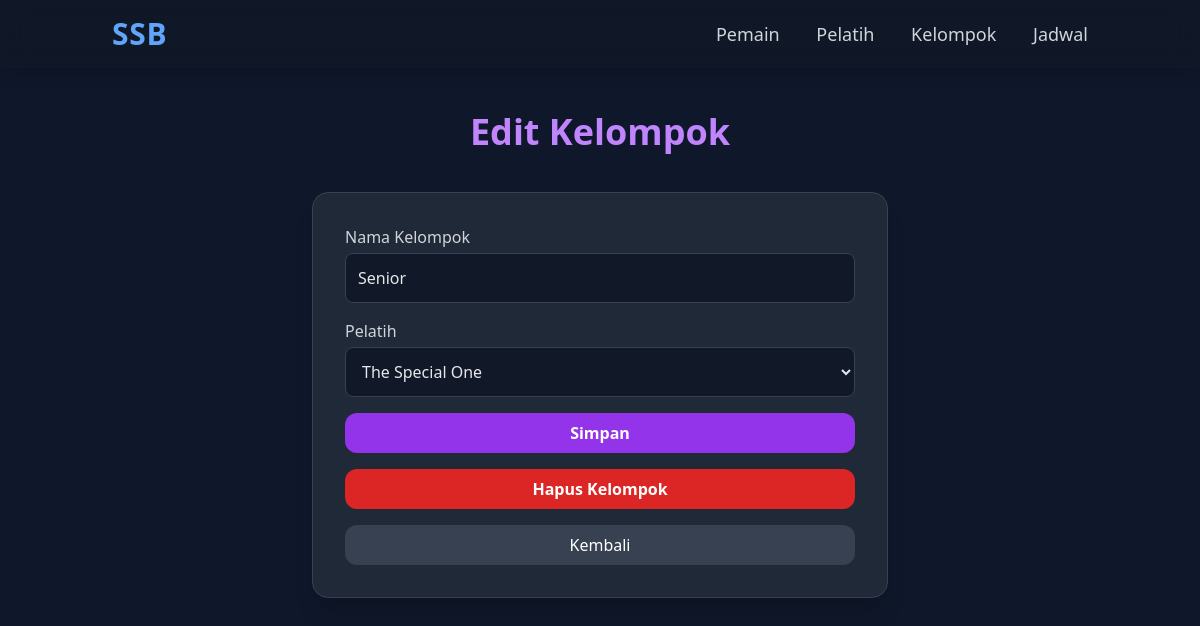
Page /groups/2/edit/ on the earlier database version.
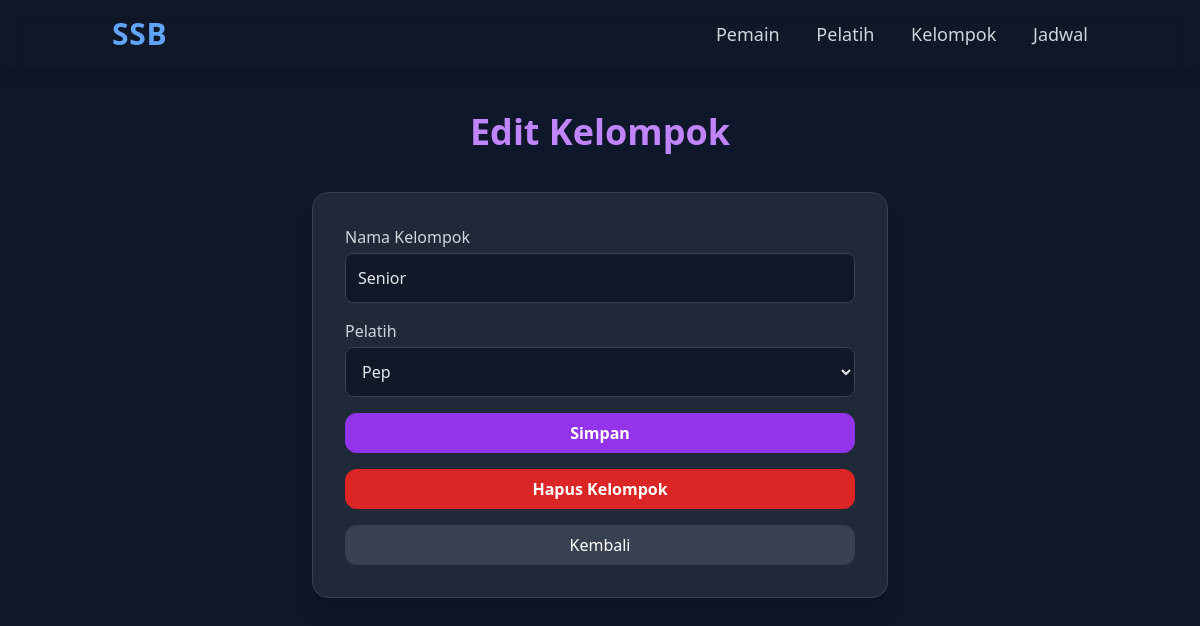
Same page on the later database version.
### academy/models.py (models this page shows, shortened)
class Group(models.Model):
    name = models.CharField(max_length=50)
    coach = models.ForeignKey(Coach, on_delete=models.SET_NULL, null=True)

class Coach(models.Model):
    name = models.CharField(max_length=100)
    license_level = models.CharField(max_length=50, blank=True)
    phone = models.CharField(max_length=20, blank=True)
    photo = models.ImageField(upload_to='coaches/', blank=True)

### academy/views.py (the view)
# urls.py: path('groups/<int:pk>/edit/', views.group_edit, name='group_edit'),
def group_edit(request, pk):
    group = get_object_or_404(Group, pk=pk)
    coaches = Coach.objects.all()
    if request.method == 'POST':
        group.name = request.POST['name']
        group.coach_id = request.POST['coach']
        group.save()
        return redirect('group_detail', pk=pk)
    return render(request, 'academy/group_form.html', {
        'group': group,
        'coaches': coaches,
        'title': 'Edit Kelompok'
    })

### academy/templates/academy/group_form.html (shortened to what this page needs)
{% extends "academy/base.html" %}
{% load static %}
{% block content %}
<h1 class="text-4xl font-bold text-purple-400 mb-10 text-center">{{ title }}</h1>
<div class="max-w-xl mx-auto bg-gray-800 p-8 rounded-2xl shadow-xl border border-gray-700">
    <form method="post">
        <label class="text-gray-300 font-medium">Nama Kelompok</label>
        <input type="text" name="name"
               class="w-full bg-gray-900 border border-gray-700 rounded-lg p-3 text-gray-200 mt-1 mb-4"
               value="{{ group.name|default:'' }}">
        <label class="text-gray-300 font-medium">Pelatih</label>
        <select name="coach"
                class="w-full bg-gray-900 border border-gray-700 rounded-lg p-3 text-gray-200 mt-1 mb-4">
            {% for c in coaches %}
                <option value="{{ c.id }}"
                    {% if group and group.coach_id == c.id %}selected{% endif %}>
                    {{ c.name }}
                </option>
            {% endfor %}
        </select>
        <button type="submit"
                class="w-full bg-purple-600 hover:bg-purple-500 text-white font-semibold py-2 px-4 rounded-xl">
            Simpan
        </button>
    </form>
    {% if group %}
    <form action="/groups/{{ group.id }}/delete/" method="post"
          onsubmit="return confirm('Yakin ingin menghapus kelompok ini?');">
        <button type="submit"
                class="w-full mt-4 bg-red-600 hover:bg-red-500 text-white font-semibold py-2 px-4 rounded-xl">
            Hapus Kelompok
        </button>
    </form>
    {% endif %}
    <a href="/groups/"
       class="block text-center mt-4 bg-gray-700 hover:bg-gray-600 text-white py-2 px-4 rounded-xl">
        Kembali
    </a>
</div>
{% endblock %}

Differences in the rows shown:
changed Group "Senior": coach "The Special One" → "Pep"
